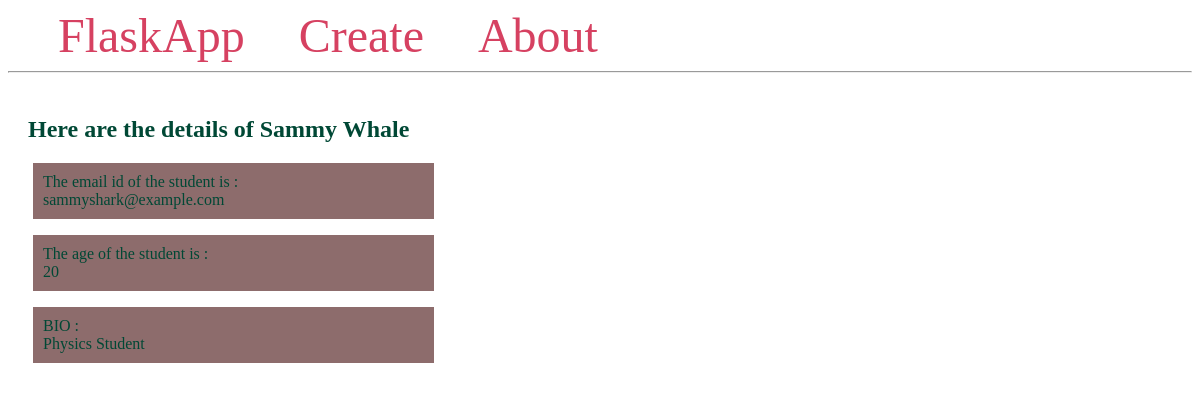
Screenshot of /2/details/ with the database file from the repository.
### app.py (models this page shows, shortened)
class Student(db.Model):
    id = db.Column(db.Integer, primary_key=True)
    firstname = db.Column(db.String(100), nullable=False)
    lastname = db.Column(db.String(100), nullable=False)
    email = db.Column(db.String(80), unique=True, nullable=False)
    age = db.Column(db.Integer)
    created_at = db.Column(db.DateTime(timezone=True),
                           server_default=func.now())
    bio = db.Column(db.Text)

### app.py (the view)
@app.route('/<int:student_id>/details/')
def details(student_id):
    student = Student.query.get_or_404(student_id)
    return render_template ('details.html' , student = student)

### templates/details.html
{% extends 'base.html' %}
{% block content %}
<div class = 'bio'>
   <h2>Here are the details of {{student.firstname}}  {{student.lastname}}</h2>
    <p>
        <div class = student>
            The email id of the student is : <br> {{student.email}}
        </div>
    </p>
    <p>
        <div class = student>
            The age of the student is : <br> {{student.age}}
        </div>
    </p>
    <p>
        <div class = student>
            BIO : <br> {{student.bio}}
        </div>
    </p>
</div>
{% endblock %}

### templates/base.html (style rules this page uses)
.student { flex: 20%; padding: 10px; margin: 5px; background-color: #8d6c6c; inline-size: 100%; }
.bio { padding: 10px; margin: 5px; background-color: #ffffff; color: #004835; }

### rows the page displays
Student: firstname "Sammy", lastname "Whale", email "sammyshark@example.com", age "20", bio "Physics Student"
